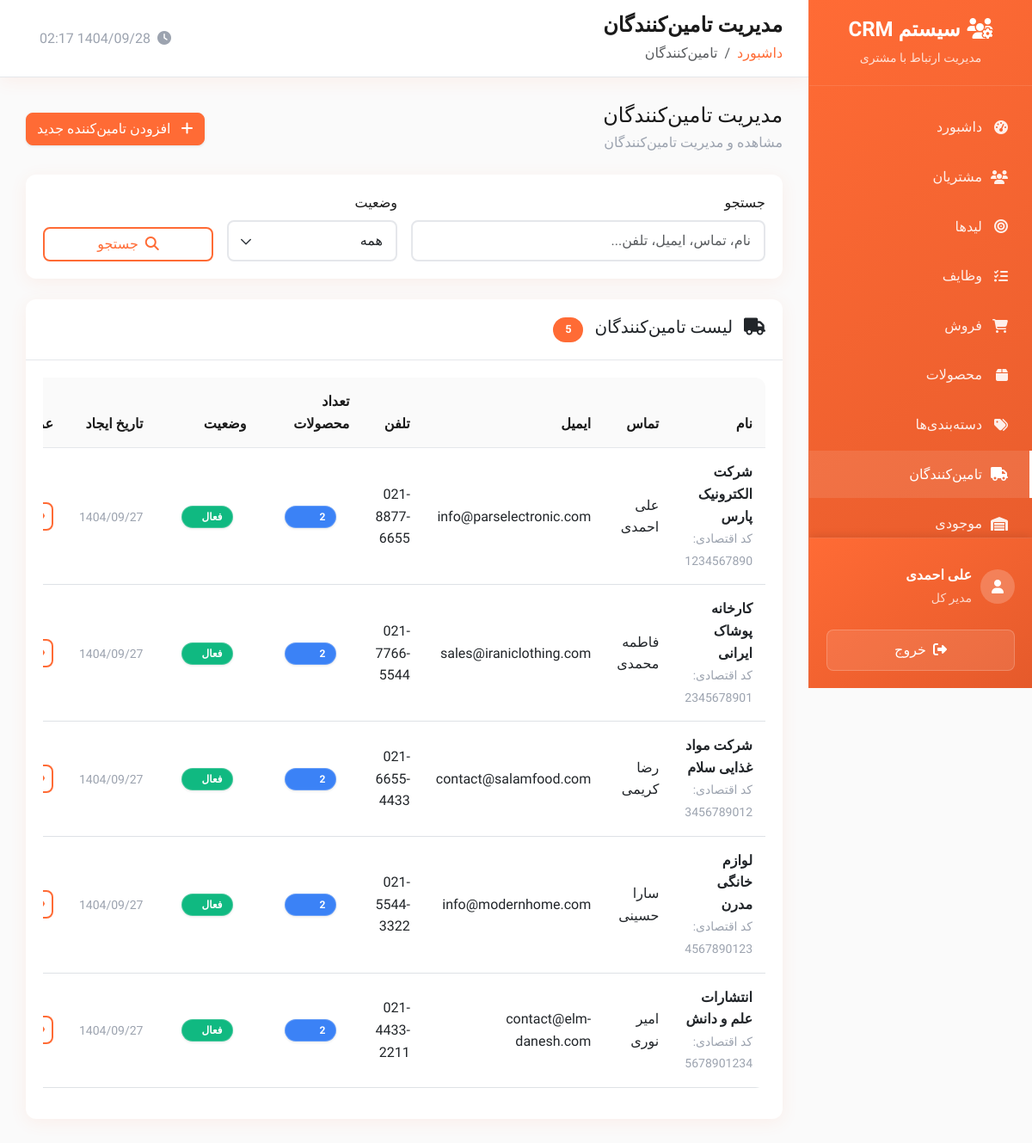
Page /public/suppliers.php (signed in) on the committed database.
### tables this page shows
CREATE TABLE users (
    id INT AUTO_INCREMENT PRIMARY KEY,
    username VARCHAR(50) UNIQUE NOT NULL,
    email VARCHAR(100) UNIQUE NOT NULL,
    password VARCHAR(255) NOT NULL,
    first_name VARCHAR(50) NOT NULL,
    last_name VARCHAR(50) NOT NULL,
    mobile VARCHAR(15),
    phone VARCHAR(20),
    avatar VARCHAR(255),
    role ENUM('admin', 'manager', 'sales', 'user') DEFAULT 'user',
    status ENUM('active', 'inactive', 'suspended') DEFAULT 'active',
    department VARCHAR(100),
    position VARCHAR(100),
    hire_date DATE,
    salary DECIMAL(10,2),
    address TEXT,
    notes TEXT,
    last_login DATETIME,
    failed_login_attempts INT DEFAULT 0,
    locked_until DATETIME NULL,
    created_at TIMESTAMP DEFAULT CURRENT_TIMESTAMP,
    updated_at TIMESTAMP DEFAULT CURRENT_TIMESTAMP ON UPDATE CURRENT_TIMESTAMP
);

CREATE TABLE suppliers (
    id INT AUTO_INCREMENT PRIMARY KEY,
    name VARCHAR(255) NOT NULL,
    contact_person VARCHAR(255) NULL,
    email VARCHAR(255) NULL,
    phone VARCHAR(20) NULL,
    address TEXT NULL,
    tax_number VARCHAR(50) NULL,
    notes TEXT NULL,
    is_active BOOLEAN DEFAULT TRUE,
    created_at TIMESTAMP DEFAULT CURRENT_TIMESTAMP,
    updated_at TIMESTAMP DEFAULT CURRENT_TIMESTAMP ON UPDATE CURRENT_TIMESTAMP,
    deleted_at TIMESTAMP NULL
);

### public/suppliers.php (the view, shortened to what the rows shown need)
<?php
$page_title = 'مدیریت تامین‌کنندگان';
require_once __DIR__ . '/../private/database.php';
require_once __DIR__ . '/../private/auth.php';
require_once __DIR__ . '/../private/functions.php';
$page = (int)($_GET['page'] ?? 1);
$per_page = RECORDS_PER_PAGE;
$offset = ($page - 1) * $per_page;
$where_conditions = ['s.deleted_at IS NULL'];
$params = [];
$where_clause = 'WHERE ' . implode(' AND ', $where_conditions);
$sql = "
    SELECT
        s.*,
        COUNT(p.id) as products_count
    FROM suppliers s
    LEFT JOIN products p ON s.id = p.supplier_id AND p.deleted_at IS NULL
    $where_clause
    GROUP BY s.id
    ORDER BY s.created_at DESC
    LIMIT $per_page OFFSET $offset
";
$suppliers = $pdo->prepare($sql);
$suppliers->execute($params);
$suppliers = $suppliers->fetchAll();
include __DIR__ . '/../private/header.php';
?>
<div class="card">
    <div class="card-body">
        <?php if (empty($suppliers)): ?>
            <div class="text-center py-5">
                <i class="fas fa-truck fa-3x text-muted mb-3"></i>
                <h5 class="text-muted">تامین‌کننده‌ای یافت نشد</h5>
                <a href="supplier_form.php" class="btn btn-primary">
                    <i class="fas fa-plus me-2"></i>
                    افزودن تامین‌کننده اول
                </a>
            </div>
        <?php else: ?>
            <div class="table-responsive">
                <table class="table table-hover">
                    <thead>
                        <tr>
                            <th>نام</th>
                            <th>تماس</th>
                            <th>ایمیل</th>
                            <th>تلفن</th>
                            <th>تعداد محصولات</th>
                            <th>وضعیت</th>
                            <th>تاریخ ایجاد</th>
                            <th>عملیات</th>
                        </tr>
                    </thead>
                    <tbody>
                        <?php foreach ($suppliers as $supplier): ?>
                            <tr>
                                <td>
                                    <div class="fw-bold"><?php echo htmlspecialchars($supplier['name']); ?></div>
                                    <?php if ($supplier['tax_number']): ?>
                                        <small class="text-muted">کد اقتصادی: <?php echo htmlspecialchars($supplier['tax_number']); ?></small>
                                    <?php endif; ?>
                                </td>
                                <td><?php echo htmlspecialchars($supplier['contact_person'] ?: '-'); ?></td>
                                <td><?php echo htmlspecialchars($supplier['email'] ?: '-'); ?></td>
                                <td><?php echo formatPhone($supplier['phone'] ?: '-'); ?></td>
                                <td>
                                    <span class="badge bg-info"><?php echo number_format($supplier['products_count']); ?></span>
                                </td>
                                <td>
                                    <span class="badge bg-<?php echo $supplier['is_active'] ? 'success' : 'danger'; ?>">
                                        <?php echo $supplier['is_active'] ? 'فعال' : 'غیرفعال'; ?>
                                    </span>
                                </td>
                                <td>
                                    <small class="text-muted">
                                        <?php echo formatPersianDate($supplier['created_at'], 'Y/m/d'); ?>
                                    </small>
                                </td>
                                <td>
                                    <div class="btn-group" role="group">
                                        <a href="supplier_view.php?id=<?php echo $supplier['id']; ?>"
                                           class="btn btn-outline-primary btn-sm">
                                        </a>
                                    </div>
                                </td>
                            </tr>
                        <?php endforeach; ?>
                    </tbody>
                </table>
            </div>
        <?php endif; ?>
    </div>
</div>
<?php include __DIR__ . '/../private/footer.php'; ?>

### private/header.php (shortened to what the rows shown need)
<?php
$current_user = getCurrentUser();
?>
<!DOCTYPE html>
<html lang="fa" dir="rtl">
<head>
    <link href="https://cdn.jsdelivr.net/npm/bootstrap@5.3.0/dist/css/bootstrap.rtl.min.css" rel="stylesheet">
    <link href="https://cdnjs.cloudflare.com/ajax/libs/font-awesome/6.4.0/css/all.min.css" rel="stylesheet">
    <link href="https://cdn.jsdelivr.net/npm/chart.js@3.9.1/dist/chart.min.css" rel="stylesheet">
</head>
<body>
    <div class="sidebar" id="sidebar">
            <?php if (hasRole('admin')): ?>
            <a href="settings.php" class="menu-item <?php echo basename($_SERVER['PHP_SELF']) == 'settings.php' ? 'active' : ''; ?>">
                <i class="fas fa-cog"></i>
                تنظیمات
            </a>
            <a href="users.php" class="menu-item <?php echo basename($_SERVER['PHP_SELF']) == 'users.php' ? 'active' : ''; ?>">
                <i class="fas fa-user-cog"></i>
                کاربران
            </a>
            <?php endif; ?>
        <div class="sidebar-user">
            <div class="user-info">
                <div>
                    <div class="fw-bold"><?php echo htmlspecialchars($current_user['first_name'] . ' ' . $current_user['last_name']); ?></div>
                    <small class="opacity-75"><?php echo getRoleTitle($current_user['role']); ?></small>
                </div>
            </div>
        </div>
    </div>
    <div class="main-content">
        <div class="top-nav d-flex justify-content-between align-items-center">
            <div>
                <h1 class="nav-title"><?php echo isset($page_title) ? $page_title : 'داشبورد'; ?></h1>
            </div>
        </div>
        <div class="content">

### rows in the picture
users: first_name+last_name "علی احمدی", role "مدیر کل"
suppliers: name "شرکت الکترونیک پارس", tax_number "1234567890", contact_person "علی احمدی", email "info@parselectronic.com", phone "021-8877-6655", products_count "2", is_active "فعال", created_at "1404/09/27"
suppliers: name "کارخانه پوشاک ایرانی", tax_number "2345678901", contact_person "فاطمه محمدی", email "sales@iraniclothing.com", phone "021-7766-5544", products_count "2", is_active "فعال", created_at "1404/09/27"
suppliers: name "شرکت مواد غذایی سلام", tax_number "3456789012", contact_person "رضا کریمی", email "contact@salamfood.com", phone "021-6655-4433", products_count "2", is_active "فعال", created_at "1404/09/27"
suppliers: name "لوازم خانگی مدرن", tax_number "4567890123", contact_person "سارا حسینی", email "info@modernhome.com", phone "021-5544-3322", products_count "2", is_active "فعال", created_at "1404/09/27"
suppliers: name "انتشارات علم و دانش", tax_number "5678901234", contact_person "امیر نوری", email "contact@elm-danesh.com", phone "021-4433-2211", products_count "2", is_active "فعال", created_at "1404/09/27"

### other values in the picture
$page_title "مدیریت تامین‌کنندگان"
$item['title'] "داشبورد"
$item['title'] "تامین‌کنندگان"
$total_records "5"
